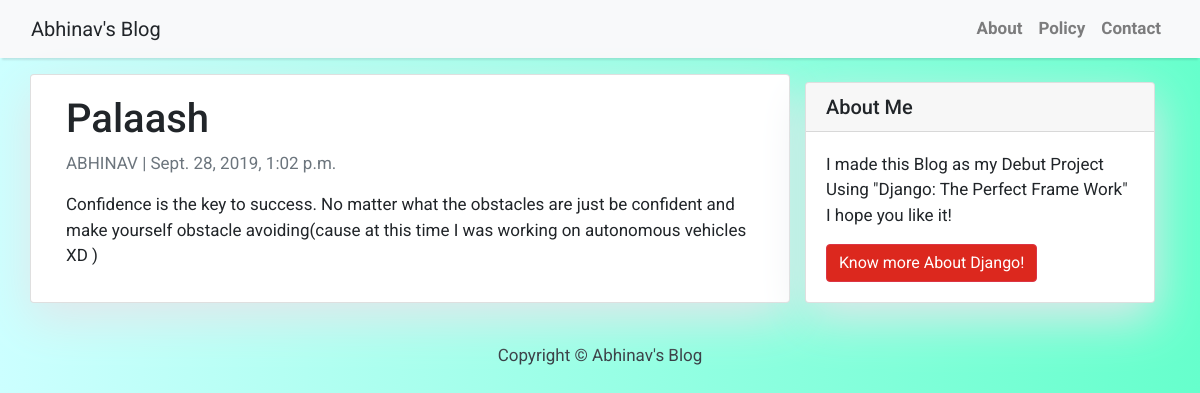
Screenshot of /palaash-agarwal/ with the database file from the repository.
### blog/models.py (models this page shows, shortened)
class Post(models.Model):
    title = models.CharField(max_length=200, unique=True)
    slug = models.SlugField(max_length=200, unique=True)
    author = models.ForeignKey(
        User, on_delete=models.CASCADE, related_name="blog_posts"
    )
    updated_on = models.DateTimeField(auto_now=True)
    content = models.TextField()
    created_on = models.DateTimeField(auto_now_add=True)
    status = models.IntegerField(choices=STATUS, default=0)
    class Meta:
        ordering = ["-created_on"]

### blog/views.py (the view)
# urls.py: path("<slug:slug>/", views.PostDetail.as_view(), name="post_detail"),
class PostDetail(generic.DetailView):
    model = Post
    template_name = "post_detail.html"

### blog/templates/post_detail.html
{% extends 'base.html' %} {% block content %}
<div class="container">
  <div class="row">
    <div class="col-md-8 card mb-4  mt-3 left  top">
      <div class="card-body">
        <h1>{% block title %} {{ object.title }} {% endblock title %}</h1>
        <p class=" text-muted">{{ post.author }} | {{ post.created_on }}</p>
        <p class="card-text ">{{ object.content | safe }}</p>
      </div>
    </div>
    {% block sidebar %} {% include 'sidebar.html' %} {% endblock sidebar %}
  </div>
</div>
{% endblock content %}

### blog/templates/base.html (style rules this page uses)
body { font-family: "Roboto", sans-serif; font-size: 17px; background-image: linear-gradient(-90deg, #66ffcc, #ccffff); }

### blog/templates/sidebar.html (style rules this page uses)
.card { box-shadow: 0 16px 48px #E3E7EB; }

### rows the page displays
Post: title "Palaash", author "ABHINAV", created_on "Sept. 28, 2019, 1:02 p.m.", content "Confidence is the key to success. No matter what the obstacles are just be confident and make yourself obstacle avoiding(cause at this time I was working on autonomous vehicles XD )"
